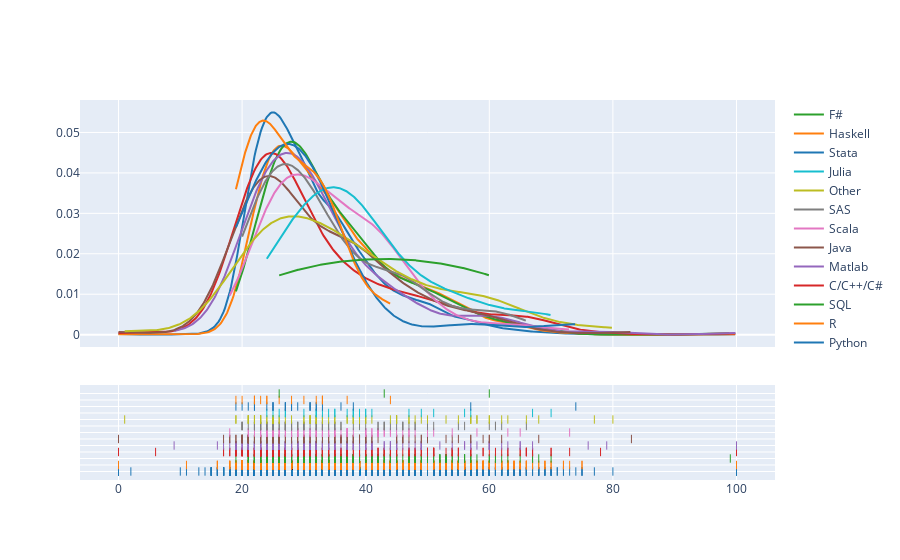

Notebook source saved alongside this figure:
### Markdown cell above
- **파이썬***은 전반적인 선호도에 있어서는 언어 선호도 경쟁에서 확실히 승리한 것으로 보인다. 
- 좀 더 깊이 파고들어서 어떤 직업과 직업들이 어떤 언어를 선호하는지 알아보자.

#### 작은 우회도로: 특정 연령대가 특정 언어를 선호하는가?
이것은 논평자 중 한 명인 [Baptiste Garro](https://www.kaggle.com/baptistegarro))이 던진 질문이었다.어떤 일이 있는지 한번 봅시다.

### Code cell
top_lang = mcq['LanguageRecommendationSelect'].value_counts()
top_lang_dist = []
for lang in top_lang.index:
    top_lang_dist.append(mcq[(mcq['Age'].notnull()) & (mcq['LanguageRecommendationSelect'] == lang)]['Age'])

group_labels = top_lang.index

fig = fig_fact.create_distplot(top_lang_dist, group_labels, show_hist=False)
py.iplot(fig, filename='Language Preferences by Age')

### Figure 1 — Plotly figure (JSON) as saved in the notebook; plotly's stock layout.template omitted (floating-point values rounded to 4 significant figures; data arrays with more than 128 entries replaced by an {"elided": "..."} marker saying what was removed)
{"data": [{"legendgroup": "Python", "marker": {"color": "rgb(31, 119, 180)"}, "mode": "lines", "name": "Python", "showlegend": true, "type": "scatter", "x": {"elided": "500 float values"}, "xaxis": "x", "y": {"elided": "500 float values"}, "yaxis": "y"}, {"legendgroup": "R", "marker": {"color": "rgb(255, 127, 14)"}, "mode": "lines", "name": "R", "showlegend": true, "type": "scatter", "x": {"elided": "500 float values"}, "xaxis": "x", "y": {"elided": "500 float values"}, "yaxis": "y"}, {"legendgroup": "SQL", "marker": {"color": "rgb(44, 160, 44)"}, "mode": "lines", "name": "SQL", "showlegend": true, "type": "scatter", "x": {"elided": "500 float values"}, "xaxis": "x", "y": {"elided": "500 float values"}, "yaxis": "y"}, {"legendgroup": "C/C++/C#", "marker": {"color": "rgb(214, 39, 40)"}, "mode": "lines", "name": "C/C++/C#", "showlegend": true, "type": "scatter", "x": {"elided": "500 float values"}, "xaxis": "x", "y": {"elided": "500 float values"}, "yaxis": "y"}, {"legendgroup": "Matlab", "marker": {"color": "rgb(148, 103, 189)"}, "mode": "lines", "name": "Matlab", "showlegend": true, "type": "scatter", "x": {"elided": "500 float values"}, "xaxis": "x", "y": {"elided": "500 float values"}, "yaxis": "y"}, {"legendgroup": "Java", "marker": {"color": "rgb(140, 86, 75)"}, "mode": "lines", "name": "Java", "showlegend": true, "type": "scatter", "x": {"elided": "500 float values"}, "xaxis": "x", "y": {"elided": "500 float values"}, "yaxis": "y"}, {"legendgroup": "Scala", "marker": {"color": "rgb(227, 119, 194)"}, "mode": "lines", "name": "Scala", "showlegend": true, "type": "scatter", "x": {"elided": "500 float values"}, "xaxis": "x", "y": {"elided": "500 float values"}, "yaxis": "y"}, {"legendgroup": "SAS", "marker": {"color": "rgb(127, 127, 127)"}, "mode": "lines", "name": "SAS", "showlegend": true, "type": "scatter", "x": {"elided": "500 float values"}, "xaxis": "x", "y": {"elided": "500 float values"}, "yaxis": "y"}, {"legendgroup": "Other", "marker": {"color": "rgb(188, 189, 34)"}, "mode": "lines", "name": "Other", "showlegend": true, "type": "scatter", "x": {"elided": "500 float values"}, "xaxis": "x", "y": {"elided": "500 float values"}, "yaxis": "y"}, {"legendgroup": "Julia", "marker": {"color": "rgb(23, 190, 207)"}, "mode": "lines", "name": "Julia", "showlegend": true, "type": "scatter", "x": {"elided": "500 float values"}, "xaxis": "x", "y": {"elided": "500 float values"}, "yaxis": "y"}, {"legendgroup": "Stata", "marker": {"color": "rgb(31, 119, 180)"}, "mode": "lines", "name": "Stata", "showlegend": true, "type": "scatter", "x": {"elided": "500 float values"}, "xaxis": "x", "y": {"elided": "500 float values"}, "yaxis": "y"}, {"legendgroup": "Haskell", "marker": {"color": "rgb(255, 127, 14)"}, "mode": "lines", "name": "Haskell", "showlegend": true, "type": "scatter", "x": {"elided": "500 float values"}, "xaxis": "x", "y": {"elided": "500 float values"}, "yaxis": "y"}, {"legendgroup": "F#", "marker": {"color": "rgb(44, 160, 44)"}, "mode": "lines", "name": "F#", "showlegend": true, "type": "scatter", "x": {"elided": "500 float values"}, "xaxis": "x", "y": {"elided": "500 float values"}, "yaxis": "y"}, {"legendgroup": "Python", "marker": {"color": "rgb(31, 119, 180)", "symbol": "line-ns-open"}, "mode": "markers", "name": "Python", "showlegend": false, "type": "scatter", "x": {"elided": "6864 int values"}, "xaxis": "x", "y": {"elided": "6864 str values"}, "yaxis": "y2"}, {"legendgroup": "R", "marker": {"color": "rgb(255, 127, 14)", "symbol": "line-ns-open"}, "mode": "markers", "name": "R", "showlegend": false, "type": "scatter", "x": {"elided": "2609 int values"}, "xaxis": "x", "y": {"elided": "2609 str values"}, "yaxis": "y2"}, {"legendgroup": "SQL", "marker": {"color": "rgb(44, 160, 44)", "symbol": "line-ns-open"}, "mode": "markers", "name": "SQL", "showlegend": false, "type": "scatter", "x": {"elided": "379 int values"}, "xaxis": "x", "y": {"elided": "379 str values"}, "yaxis": "y2"}, {"legendgroup": "C/C++/C#", "marker": {"color": "rgb(214, 39, 40)", "symbol": "line-ns-open"}, "mode": "markers", "name": "C/C++/C#", "showlegend": false, "type": "scatter", "x": {"elided": "304 int values"}, "xaxis": "x", "y": {"elided": "304 str values"}, "yaxis": "y2"}, {"legendgroup": "Matlab", "marker": {"color": "rgb(148, 103, 189)", "symbol": "line-ns-open"}, "mode": "markers", "name": "Matlab", "showlegend": false, "type": "scatter", "x": {"elided": "235 int values"}, "xaxis": "x", "y": {"elided": "235 str values"}, "yaxis": "y2"}, {"legendgroup": "Java", "marker": {"color": "rgb(140, 86, 75)", "symbol": "line-ns-open"}, "mode": "markers", "name": "Java", "showlegend": false, "type": "scatter", "x": {"elided": "138 int values"}, "xaxis": "x", "y": {"elided": "138 str values"}, "yaxis": "y2"}, {"legendgroup": "Scala", "marker": {"color": "rgb(227, 119, 194)", "symbol": "line-ns-open"}, "mode": "markers", "name": "Scala", "showlegend": false, "type": "scatter", "x": [36, 25, 40, 47, 29, 23, 47, 33, 33, 29, 21, 29, 25, 25, 48, 33, 28, 26, 29, 37, 43, 28, 30, 46, 21, 18, 32, 35, 37, 40, 54, 26, 40, 45, 34, 33, 24, 63, 44, 44, 37, 35, 40, 50, 25, 28, 23, 24, 24, 65, 26, 27, 43, 34, 29, 41, 28, 24, 37, 42, 35, 24, 28, 31, 73, 32, 25, 32, 34, 50, 42, 24, 42, 38, 42, 31, 42, 29, 41, 31, 30, 32, 42, 40, 58, 51, 37, 22, 23, 28, 35, 27], "xaxis": "x", "y": ["Scala", "Scala", "Scala", "Scala", "Scala", "Scala", "Scala", "Scala", "Scala", "Scala", "Scala", "Scala", "Scala", "Scala", "Scala", "Scala", "Scala", "Scala", "Scala", "Scala", "Scala", "Scala", "Scala", "Scala", "Scala", "Scala", "Scala", "Scala", "Scala", "Scala", "Scala", "Scala", "Scala", "Scala", "Scala", "Scala", "Scala", "Scala", "Scala", "Scala", "Scala", "Scala", "Scala", "Scala", "Scala", "Scala", "Scala", "Scala", "Scala", "Scala", "Scala", "Scala", "Scala", "Scala", "Scala", "Scala", "Scala", "Scala", "Scala", "Scala", "Scala", "Scala", "Scala", "Scala", "Scala", "Scala", "Scala", "Scala", "Scala", "Scala", "Scala", "Scala", "Scala", "Scala", "Scala", "Scala", "Scala", "Scala", "Scala", "Scala", "Scala", "Scala", "Scala", "Scala", "Scala", "Scala", "Scala", "Scala", "Scala", "Scala", "Scala", "Scala"], "yaxis": "y2"}, {"legendgroup": "SAS", "marker": {"color": "rgb(127, 127, 127)", "symbol": "line-ns-open"}, "mode": "markers", "name": "SAS", "showlegend": false, "type": "scatter", "x": [32, 23, 24, 31, 35, 23, 22, 38, 20, 44, 25, 40, 29, 23, 28, 33, 30, 28, 33, 20, 20, 25, 45, 33, 26, 24, 47, 62, 61, 22, 46, 55, 43, 48, 27, 56, 21, 25, 34, 27, 39, 43, 22, 30, 61, 29, 23, 28, 27, 42, 48, 43, 25, 24, 32, 27, 36, 32, 33, 30, 28, 34, 26, 35, 24, 66, 36, 28, 46, 20, 30, 27, 35, 28, 60, 24, 51, 27, 50, 22, 25, 46, 23, 29, 42, 32], "xaxis": "x", "y": ["SAS", "SAS", "SAS", "SAS", "SAS", "SAS", "SAS", "SAS", "SAS", "SAS", "SAS", "SAS", "SAS", "SAS", "SAS", "SAS", "SAS", "SAS", "SAS", "SAS", "SAS", "SAS", "SAS", "SAS", "SAS", "SAS", "SAS", "SAS", "SAS", "SAS", "SAS", "SAS", "SAS", "SAS", "SAS", "SAS", "SAS", "SAS", "SAS", "SAS", "SAS", "SAS", "SAS", "SAS", "SAS", "SAS", "SAS", "SAS", "SAS", "SAS", "SAS", "SAS", "SAS", "SAS", "SAS", "SAS", "SAS", "SAS", "SAS", "SAS", "SAS", "SAS", "SAS", "SAS", "SAS", "SAS", "SAS", "SAS", "SAS", "SAS", "SAS", "SAS", "SAS", "SAS", "SAS", "SAS", "SAS", "SAS", "SAS", "SAS", "SAS", "SAS", "SAS", "SAS", "SAS", "SAS"], "yaxis": "y2"}, {"legendgroup": "Other", "marker": {"color": "rgb(188, 189, 34)", "symbol": "line-ns-open"}, "mode": "markers", "name": "Other", "showlegend": false, "type": "scatter", "x": [49, 37, 21, 32, 33, 40, 80, 45, 22, 31, 25, 57, 25, 47, 26, 31, 55, 47, 38, 40, 41, 25, 22, 28, 31, 58, 31, 48, 58, 21, 27, 32, 62, 57, 30, 21, 33, 68, 32, 63, 77, 32, 44, 1, 37, 23, 25, 23, 40, 33, 26, 45, 38, 60, 39, 25, 23, 35, 19, 24, 22, 32, 25, 38, 34, 57, 45, 66, 32, 19, 53, 25, 60, 50, 45, 30, 39, 38, 23, 25, 24, 21, 35, 23], "xaxis": "x", "y": ["Other", "Other", "Other", "Other", "Other", "Other", "Other", "Other", "Other", "Other", "Other", "Other", "Other", "Other", "Other", "Other", "Other", "Other", "Other", "Other", "Other", "Other", "Other", "Other", "Other", "Other", "Other", "Other", "Other", "Other", "Other", "Other", "Other", "Other", "Other", "Other", "Other", "Other", "Other", "Other", "Other", "Other", "Other", "Other", "Other", "Other", "Other", "Other", "Other", "Other", "Other", "Other", "Other", "Other", "Other", "Other", "Other", "Other", "Other", "Other", "Other", "Other", "Other", "Other", "Other", "Other", "Other", "Other", "Other", "Other", "Other", "Other", "Other", "Other", "Other", "Other", "Other", "Other", "Other", "Other", "Other", "Other", "Other", "Other"], "yaxis": "y2"}, {"legendgroup": "Julia", "marker": {"color": "rgb(23, 190, 207)", "symbol": "line-ns-open"}, "mode": "markers", "name": "Julia", "showlegend": false, "type": "scatter", "x": [47, 56, 32, 27, 30, 34, 32, 57, 51, 38, 27, 35, 26, 33, 32, 67, 70, 38, 35, 37, 40, 38, 24, 39, 40, 41, 49, 25], "xaxis": "x", "y": ["Julia", "Julia", "Julia", "Julia", "Julia", "Julia", "Julia", "Julia", "Julia", "Julia", "Julia", "Julia", "Julia", "Julia", "Julia", "Julia", "Julia", "Julia", "Julia", "Julia", "Julia", "Julia", "Julia", "Julia", "Julia", "Julia", "Julia", "Julia"], "yaxis": "y2"}, {"legendgroup": "Stata", "marker": {"color": "rgb(31, 119, 180)", "symbol": "line-ns-open"}, "mode": "markers", "name": "Stata", "showlegend": false, "type": "scatter", "x": [32, 27, 25, 22, 20, 24, 21, 32, 29, 31, 57, 28, 27, 31, 33, 27, 25, 22, 28, 38, 36, 25, 31, 28, 74, 19], "xaxis": "x", "y": ["Stata", "Stata", "Stata", "Stata", "Stata", "Stata", "Stata", "Stata", "Stata", "Stata", "Stata", "Stata", "Stata", "Stata", "Stata", "Stata", "Stata", "Stata", "Stata", "Stata", "Stata", "Stata", "Stata", "Stata", "Stata", "Stata"], "yaxis": "y2"}, {"legendgroup": "Haskell", "marker": {"color": "rgb(255, 127, 14)", "symbol": "line-ns-open"}, "mode": "markers", "name": "Haskell", "showlegend": false, "type": "scatter", "x": [24, 33, 37, 30, 33, 19, 33, 22, 32, 20, 22, 23, 28, 22, 24, 26, 44], "xaxis": "x", "y": ["Haskell", "Haskell", "Haskell", "Haskell", "Haskell", "Haskell", "Haskell", "Haskell", "Haskell", "Haskell", "Haskell", "Haskell", "Haskell", "Haskell", "Haskell", "Haskell", "Haskell"], "yaxis": "y2"}, {"legendgroup": "F#", "marker": {"color": "rgb(44, 160, 44)", "symbol": "line-ns-open"}, "mode": "markers", "name": "F#", "showlegend": false, "type": "scatter", "x": [43, 26, 60], "xaxis": "x", "y": ["F#", "F#", "F#"], "yaxis": "y2"}], "layout": {"barmode": "overlay", "hovermode": "closest", "legend": {"traceorder": "reversed"}, "xaxis": {"anchor": "y2", "domain": [0, 1], "zeroline": false}, "yaxis": {"anchor": "free", "domain": [0.35, 1], "position": 0}, "yaxis2": {"anchor": "x", "domain": [0, 0.25], "dtick": 1, "showticklabels": false}}}
